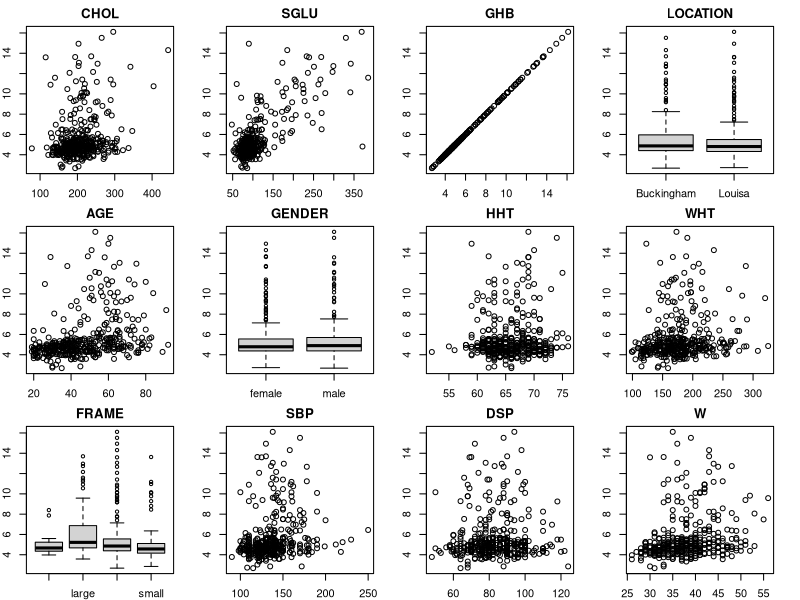
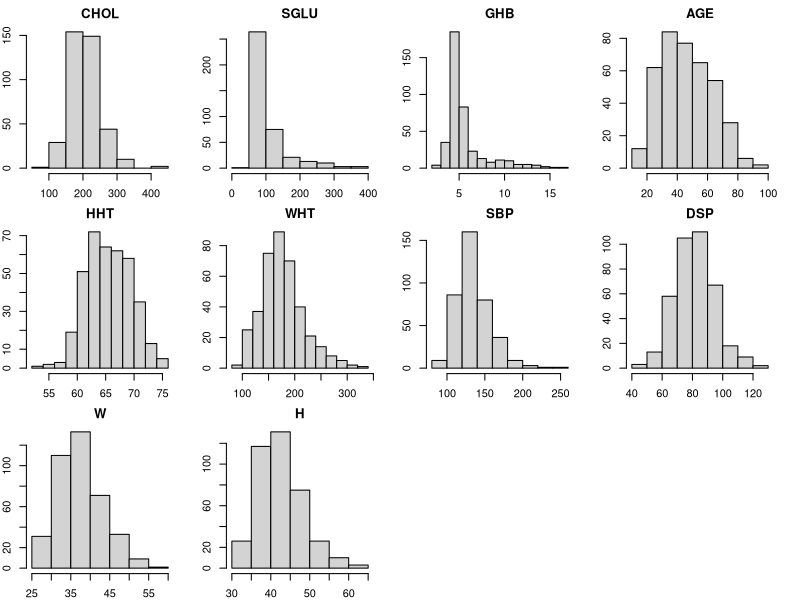
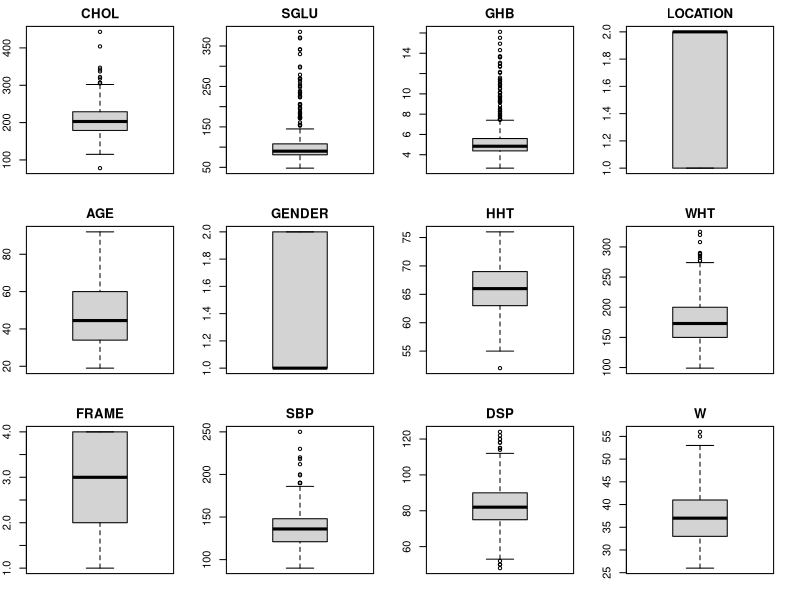

Generate these figures, in order, with R:
library(ggplot2)


####################################  Exploritory Data Analysis ###############################################################

data <- as.data.frame(read.table("Data/DatasetC.txt", sep="\t", header=TRUE))
# Remove ID Column
data$ID <- NULL  
data$FRAME <- factor(data$FRAME)
data$LOCATION <- factor(data$LOCATION)
data$GENDER <- factor(data$GENDER)

# Data summary
summary(data)

# NA values
na_rows <- which(rowSums(is.na(data)) > 0)
na_data <- data[na_rows,]

# Scatter plots
par(mfrow=c(3,4), mar=c(2,2,2,2))
for (i in 1:12) {
  plot(data[,i], data$GHB, main=colnames(data)[i])
}

# Distributions

var_names <- names(data)
par(mfrow=c(3, 4), mar=c(2,2,2,2)) # adjust rows and columns according to your data
for (i in 1:length(var_names)) {
  if (is.numeric(data[[i]])) {
    hist(data[[i]], main = var_names[i], xlab = var_names[i])
  } 
}

# Outliers analysis

par(mfrow=c(3,4))
for (i in 1:12) {
  boxplot(data[,i], main=colnames(data)[i])
}

# identify outliers in each column
for (i in 1:12) {
  if (is.numeric(data[[i]])) {
  col <- data[,i]
  q1 <- quantile(na.omit(col), 0.25) 
  q3 <- quantile(na.omit(col), 0.75) 
  iqr <- q3 - q1
  upper_bound <- q3 + 1.5 * iqr
  lower_bound <- q1 - 1.5 * iqr
  outliers <- which(col > upper_bound | col < lower_bound)
  if (length(outliers) > 0) {
    cat("Outliers in column", colnames(data)[i], ":", outliers, "\n")
  }
  }
}


####################################  Model selection and model fitting  ###############################################################



# Full model 
full_model <- glm(GHB ~ CHOL + SGLU + LOCATION + AGE + GENDER + HHT + WHT + FRAME + SBP + DSP + W + H, data = data, family = Gamma(link = "log"))
summary(full_model)


####################################  Model comparison ###############################################################

